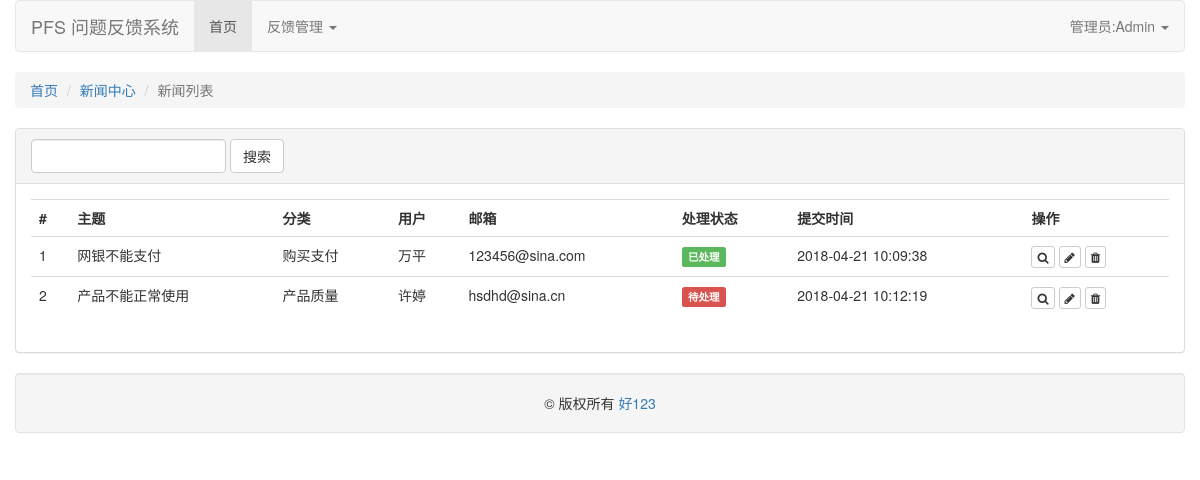
/admin/list/ (signed in), run on an earlier commit of the app's database.
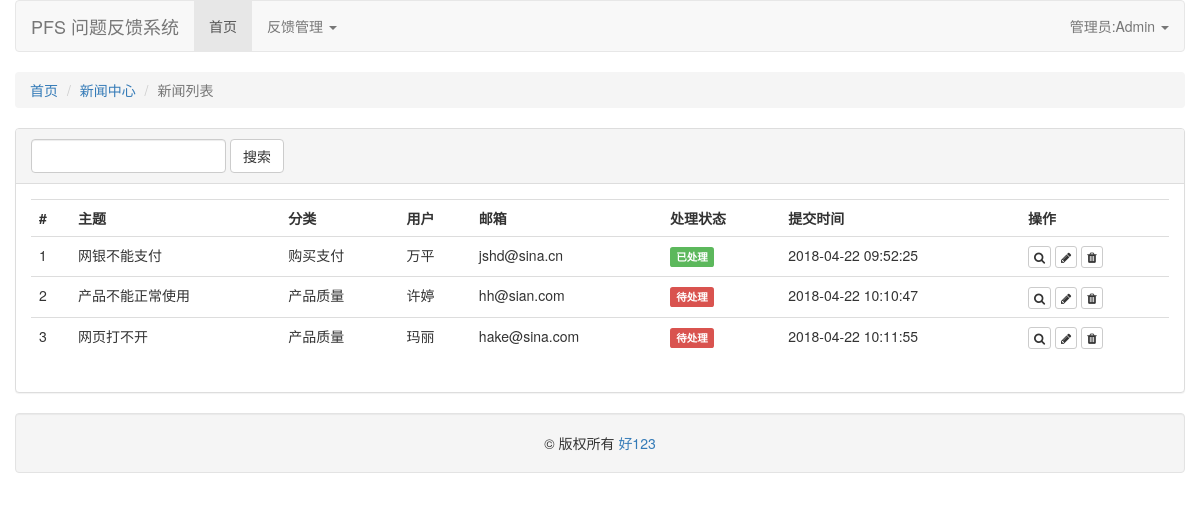
And on a later commit of the database.
### feedback/models.py (models this page shows, shortened)
class Feedback(db.Model):
    __tablename__ = 'feedback'
    ID = db.Column(db.Integer,primary_key=True)
    Subject = db.Column(db.String)
    CategoryID = db.Column(db.Integer,db.ForeignKey('category.ID'))
    Username = db.Column(db.String)
    Email = db.Column(db.String)
    Image = db.Column(db.String)
    Body = db.Column(db.String)
    State = db.Column(db.Boolean)
    Reply = db.Column(db.String)
    ReleaseTime = db.Column(db.DateTime)
    category = db.relationship('Category',backref=db.backref('feedbacks',lazy='dynamic'))

### feedback/views.py (the view)
@back.route('/admin/list/')
def feedback_list():
    if session.get('admin', None) is None:
        return redirect(url_for('admin.sign'))
    else:
        key = request.args.get('key', '')
        items = db.session.query(Feedback).filter(Feedback.Subject.contains(key)).all()
        return render_template('feedback-list.html',items=items)

### templates/feedback-list.html
{% extends "base.html" %} {% block main_content %}
<div class="row">
  <div class="panel panel-default">
    <div class="panel-heading">
      <form class="form-inline" action="#">
        <input type="text" name="key" id="key" value="{{ request.args.get('key') if request.args.get('key') }}" class="form-control">
        <input type="submit" class="btn btn-default" value="搜索">
      </form>
    </div>
    <div class="panel-body">
      <table class="table table-hover">
        <tr>
          <th>#</th>
          <th>主题</th>
          <th>分类</th>
          <th>用户</th>
          <th>邮箱</th>
          <th>处理状态</th>
          <th>提交时间</th>
          <th>操作</th>
        </tr>
        {% for item in items %}
        <tr>
          <td>{{ loop.index }}</td>
          <td>{{ item.Subject }}</td>
          <td>{{ '产品质量' if item.CategoryID == 1 else '客户服务' if item.CategoryID == 2 else '购买支付' }}</td>
          <td>{{ item.Username }}</td>
          <td>{{ item.Email }}</td>
          <td><span class="label label-{{'danger' if item.State == 0 else 'success' }}">{{ '待处理' if item.State == 0 else '已处理' }}</span></td>
          <td>{{ item.ReleaseTime.strftime('%Y-%m-%d %H:%M:%S') }}</td>
          <td>
            <a href="#" class="btn btn-default btn-xs" title="查看"><i class="fa fa-search"></i></a>
            <a href="{{ url_for('back.edit_feedback',id=item.ID)}}" class="btn btn-default btn-xs" title="编辑"><i class="fa fa-pencil"></i></a>
            <a href="{{ url_for('back.delete_feedback',id = item.ID) }}" class="btn btn-default btn-xs" title="删除"><i class="fa fa-trash"></i></a>
          </td>
        </tr>
        {% endfor %}
      </table>
    </div>
  </div>
</div>
{% endblock %}

### templates/base.html (shortened to what this page needs)
<!DOCTYPE html>
<html lang="en">
<head>
    <link href="https://cdn.bootcss.com/bootstrap/3.3.7/css/bootstrap.min.css" rel="stylesheet">
    <link href="https://cdn.bootcss.com/font-awesome/4.7.0/css/font-awesome.css" rel="stylesheet">
</head>
<body>
    <div class="container">
        <div class="row">
            <nav class="navbar navbar-default" role="navigation">
                <div class="navbar-header">
                    <a class="navbar-brand" href="#">PFS 问题反馈系统</a>
                </div>
                <div class="collapse navbar-collapse navbar-ex1-collapse">
                    <ul class="nav navbar-nav">
                        <li class="active"><a href="{{ url_for('back.feedback')}}">首页</a></li>
                        <li class="dropdown">
                            <a href="#" class="dropdown-toggle" data-toggle="dropdown">反馈管理 <b
                                    class="caret"></b></a>
                        </li>
                    </ul>
                    <ul class="nav navbar-nav navbar-right">
                        <li class="dropdown">
                            <a href="#" class="dropdown-toggle" data-toggle="dropdown">管理员:{{session['admin'] if session['admin'] else "未登录"}} <b
                                    class="caret"></b></a>
                        </li>
                    </ul>
                </div>
            </nav>
        </div>
        <div class="row">
            <ul class="breadcrumb">
                <li><a href="">首页</a></li>
                <li><a href="">新闻中心</a></li>
                <li class="active">新闻列表</li>
            </ul>
        </div>
        {% block main_content %}
        {% endblock %}
        <div class="row">
            <div class="well text-center">
                &copy; 版权所有 <a href="http://www.hao123.com">好123</a>
            </div>
        </div>
    </div>
</body>
</html>

What changed in the data, as far as the page shows it:
changed Feedback "网银不能支付": Email "123456@sina.com" → "jshd@sina.cn"; ReleaseTime "2018-04-21 10:09:38" → "2018-04-22 09:52:25"
changed Feedback "产品不能正常使用": Email "hsdhd@sina.cn" → "hh@sian.com"; ReleaseTime "2018-04-21 10:12:19" → "2018-04-22 10:10:47"
added Feedback: Subject "网页打不开", CategoryID "产品质量", Username "玛丽", Email "hake@sina.com", State "待处理", ReleaseTime "2018-04-22 10:11:55"
